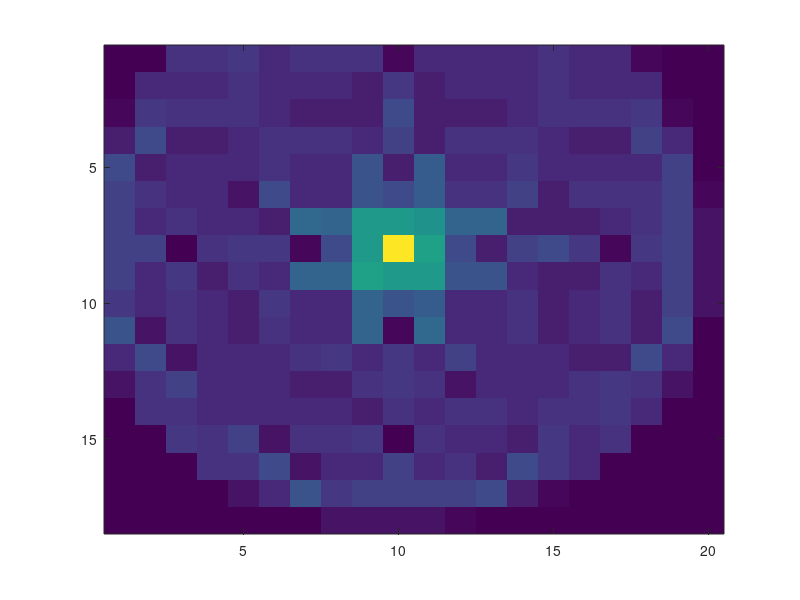
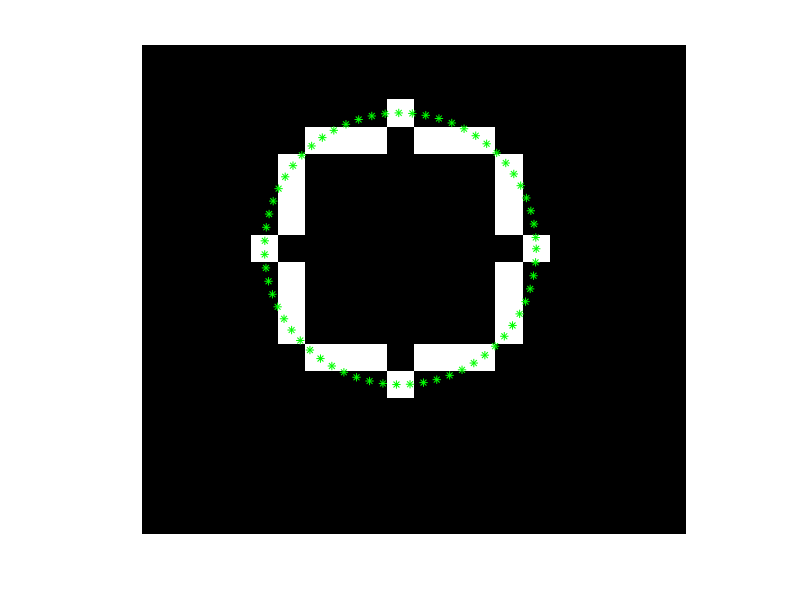

Write MATLAB code to recreate these figures, in order.
% close all the windows and clear the memoryclose all, clear all% load the image processing package of Octavepkg load image% Load a binary matrix that only contains 1 circleIm = [0 0 0 0 0 0 0 0 0 0 0 0 0 0 0 0 0 0 0 0;...      0 0 0 0 0 0 0 0 0 0 0 0 0 0 0 0 0 0 0 0;...      0 0 0 0 0 0 0 0 0 1 0 0 0 0 0 0 0 0 0 0;...      0 0 0 0 0 0 1 1 1 0 1 1 1 0 0 0 0 0 0 0;...      0 0 0 0 0 1 0 0 0 0 0 0 0 1 0 0 0 0 0 0;...      0 0 0 0 0 1 0 0 0 0 0 0 0 1 0 0 0 0 0 0;...      0 0 0 0 0 1 0 0 0 0 0 0 0 1 0 0 0 0 0 0;...      0 0 0 0 1 0 0 0 0 0 0 0 0 0 1 0 0 0 0 0;...      0 0 0 0 0 1 0 0 0 0 0 0 0 1 0 0 0 0 0 0;...      0 0 0 0 0 1 0 0 0 0 0 0 0 1 0 0 0 0 0 0;...      0 0 0 0 0 1 0 0 0 0 0 0 0 1 0 0 0 0 0 0;...      0 0 0 0 0 0 1 1 1 0 1 1 1 0 0 0 0 0 0 0;...      0 0 0 0 0 0 0 0 0 1 0 0 0 0 0 0 0 0 0 0;...      0 0 0 0 0 0 0 0 0 0 0 0 0 0 0 0 0 0 0 0;...      0 0 0 0 0 0 0 0 0 0 0 0 0 0 0 0 0 0 0 0;...      0 0 0 0 0 0 0 0 0 0 0 0 0 0 0 0 0 0 0 0;...      0 0 0 0 0 0 0 0 0 0 0 0 0 0 0 0 0 0 0 0;...      0 0 0 0 0 0 0 0 0 0 0 0 0 0 0 0 0 0 0 0];%%Set up variables for hough transform%Get the angular sampling frequency (in radian)theta_sample = 0.1;%Get image size[nbrow, nbcol] = size(Im);%Set the angle samplingtheta = (0:theta_sample:2*pi);%Check the length of thetathetas_length = length(theta);%Creat the hough accumulatorhough_accumulator = zeros(nbrow, nbcol);%Set rr = 5%Go throught every pixel of the imagefor i = 1:nbrow  for j = 1:nbcol    if Im(i, j) == 1      for theta_index = 1:thetas_length        th = theta(theta_index);                a = i - r * cos(th);        b = j - r * sin(th);                a_index = round(a);        b_index = round(b);                if a_index > 0 && b_index > 0        %Increment the Hough accumulator at location         hough_accumulator(a_index, b_index) = ...          hough_accumulator(a_index, b_index)+1;        end      end
    end
  endend%Display the hough accumulator%%Show hough transformfigure(1)%Use imagesc function to display itimagesc(hough_accumulator);Maxvalue = max(max(hough_accumulator));[a,b] = find(hough_accumulator == Maxvalue);x = b + r*(cos(theta));y = a + r*(sin(theta));figure(2)hold onimshow(Im)plot(x,y,"*g");hold off